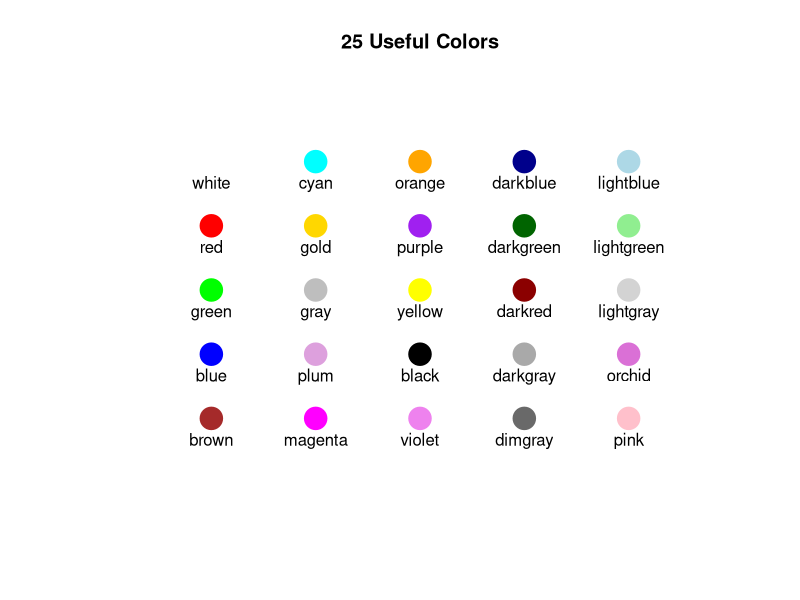

Generate this figure with R:
#https://wklchris.github.io/R-plotting-basic.html
OutputColors <- function(color.names, titleStr="", showText=F) {
    plot(1,1, axes=F, xlim=c(0, 6), ylim=c(0, 6), main=titleStr, xlab="", ylab="")
    for (i in c(1:5)) {
        for (j in c(1:5)) {
            par(new=T)
            plot(i, 6-j, cex=3, xlim=c(0, 6), ylim=c(0, 6), axes=F,
                 main="", xlab="", ylab="", pch=19, 
                 col=color.names[(i-1)*5+j])
            if (showText) {
                text(i, 6-j-0.1, pos=1, color.names[(i-1)*5+j])
            }
        }
    }
}

colorLst <- c("white", "red", "green", "blue", "brown",
              "cyan", "gold", "gray", "plum", "magenta",
              "orange", "purple", "yellow", "black", "violet",
              "darkblue", "darkgreen", "darkred", "darkgray", "dimgray",
              "lightblue", "lightgreen", "lightgray", "orchid", "pink")
OutputColors(colorLst, "25 Useful Colors", T)